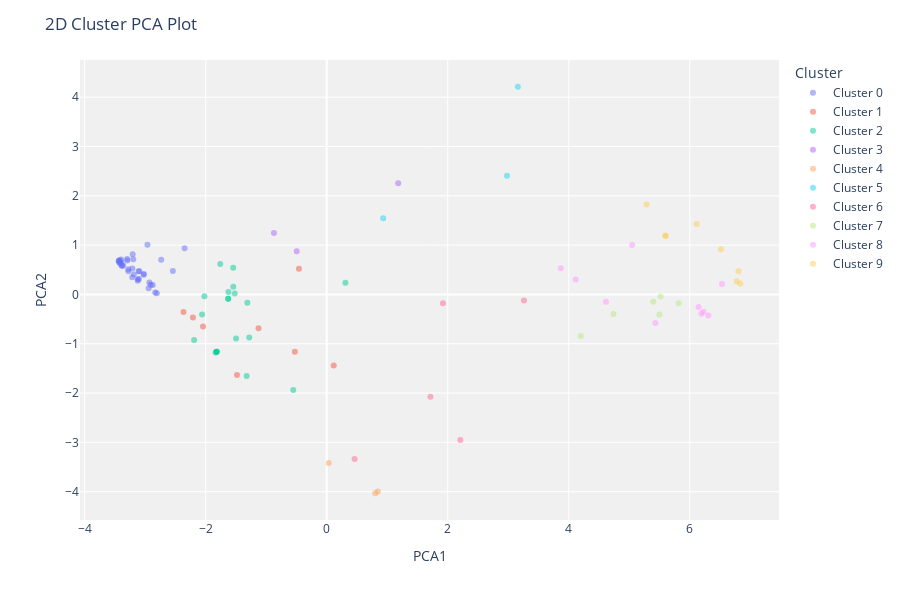

Notebook code cell kept with this figure:
### Code cell
plot_model(model_ap)

### Figure 1 — Plotly figure (JSON) as saved in the notebook; plotly's stock layout.template omitted (floating-point values rounded to 4 significant figures)
{"data": [{"customdata": [[110], [110], [103], [110], [110], [110], [110], [110], [110], [110], [110], [110], [109], [110], [110], [110], [110], [110], [105], [108], [110], [110], [110], [110], [110], [110], [110], [110], [110], [110], [110], [110], [110], [110], [110], [110]], "hovertemplate": "Cluster=Cluster 0<br>PCA1=%{x}<br>PCA2=%{y}<br>Feature=%{customdata[0]}<extra></extra>", "legendgroup": "Cluster 0", "marker": {"color": "#636efa", "opacity": 0.5, "symbol": "circle"}, "mode": "markers", "name": "Cluster 0", "orientation": "v", "showlegend": true, "textposition": "top center", "type": "scatter", "x": [-3.436, -3.108, -2.963, -3.097, -2.931, -3.122, -2.735, -3.106, -2.943, -2.834, -3.025, -2.808, -2.909, -2.543, -2.348, -2.876, -3.122, -3.278, -3.022, -3.28, -3.214, -3.429, -3.421, -3.416, -3.397, -3.382, -3.39, -3.363, -3.438, -3.298, -3.197, -3.212, -3.187, -3.296, -3.207, -3.393], "xaxis": "x", "y": [0.681, 0.4688, 1.006, 0.4687, 0.2406, 0.2781, 0.7013, 0.3115, 0.1255, 0.03679, 0.3972, 0.02255, 0.1936, 0.4728, 0.9347, 0.19, 0.3073, 0.4673, 0.4118, 0.5083, 0.3493, 0.651, 0.6926, 0.6281, 0.7085, 0.5829, 0.5881, 0.5861, 0.6772, 0.7187, 0.7116, 0.5246, 0.4063, 0.6855, 0.8162, 0.6472], "yaxis": "y"}, {"customdata": [[110], [88], [109], [108], [105], [110], [110], [110]], "hovertemplate": "Cluster=Cluster 1<br>PCA1=%{x}<br>PCA2=%{y}<br>Feature=%{customdata[0]}<extra></extra>", "legendgroup": "Cluster 1", "marker": {"color": "#EF553B", "opacity": 0.5, "symbol": "circle"}, "mode": "markers", "name": "Cluster 1", "orientation": "v", "showlegend": true, "textposition": "top center", "type": "scatter", "x": [-1.483, -0.459, -0.5263, 0.1151, -1.127, -2.211, -2.366, -2.044], "xaxis": "x", "y": [-1.633, 0.5197, -1.164, -1.439, -0.6854, -0.467, -0.3586, -0.6504], "yaxis": "y"}, {"customdata": [[87], [102], [110], [107], [98], [98], [110], [105], [110], [110], [110], [97], [110], [108], [110], [110], [110], [110], [103], [110]], "hovertemplate": "Cluster=Cluster 2<br>PCA1=%{x}<br>PCA2=%{y}<br>Feature=%{customdata[0]}<extra></extra>", "legendgroup": "Cluster 2", "marker": {"color": "#00cc96", "opacity": 0.5, "symbol": "circle"}, "mode": "markers", "name": "Cluster 2", "orientation": "v", "showlegend": true, "textposition": "top center", "type": "scatter", "x": [0.3093, -0.553, -1.323, -1.498, -1.628, -1.628, -1.545, -1.28, -1.837, -1.52, -1.624, -1.759, -1.312, -2.022, -1.545, -2.192, -1.819, -1.819, -2.06, -1.819], "xaxis": "x", "y": [0.2351, -1.938, -1.654, -0.8921, -0.08918, -0.08918, 0.1553, -0.8744, -1.177, 0.01847, 0.04936, 0.6162, -0.1697, -0.03781, 0.5397, -0.9228, -1.163, -1.163, -0.4081, -1.163], "yaxis": "y"}, {"customdata": [[110], [79], [110]], "hovertemplate": "Cluster=Cluster 3<br>PCA1=%{x}<br>PCA2=%{y}<br>Feature=%{customdata[0]}<extra></extra>", "legendgroup": "Cluster 3", "marker": {"color": "#ab63fa", "opacity": 0.5, "symbol": "circle"}, "mode": "markers", "name": "Cluster 3", "orientation": "v", "showlegend": true, "textposition": "top center", "type": "scatter", "x": [-0.8718, 1.181, -0.4963], "xaxis": "x", "y": [1.243, 2.256, 0.8738], "yaxis": "y"}, {"customdata": [[108], [110], [110]], "hovertemplate": "Cluster=Cluster 4<br>PCA1=%{x}<br>PCA2=%{y}<br>Feature=%{customdata[0]}<extra></extra>", "legendgroup": "Cluster 4", "marker": {"color": "#FFA15A", "opacity": 0.5, "symbol": "circle"}, "mode": "markers", "name": "Cluster 4", "orientation": "v", "showlegend": true, "textposition": "top center", "type": "scatter", "x": [0.033, 0.8438, 0.8003], "xaxis": "x", "y": [-3.417, -3.995, -4.032], "yaxis": "y"}, {"customdata": [[98], [40], [95]], "hovertemplate": "Cluster=Cluster 5<br>PCA1=%{x}<br>PCA2=%{y}<br>Feature=%{customdata[0]}<extra></extra>", "legendgroup": "Cluster 5", "marker": {"color": "#19d3f3", "opacity": 0.5, "symbol": "circle"}, "mode": "markers", "name": "Cluster 5", "orientation": "v", "showlegend": true, "textposition": "top center", "type": "scatter", "x": [2.979, 3.159, 0.9332], "xaxis": "x", "y": [2.405, 4.211, 1.544], "yaxis": "y"}, {"customdata": [[105], [60], [60], [89], [110]], "hovertemplate": "Cluster=Cluster 6<br>PCA1=%{x}<br>PCA2=%{y}<br>Feature=%{customdata[0]}<extra></extra>", "legendgroup": "Cluster 6", "marker": {"color": "#FF6692", "opacity": 0.5, "symbol": "circle"}, "mode": "markers", "name": "Cluster 6", "orientation": "v", "showlegend": true, "textposition": "top center", "type": "scatter", "x": [2.208, 3.259, 1.92, 1.714, 0.4613], "xaxis": "x", "y": [-2.953, -0.1233, -0.18, -2.073, -3.338], "yaxis": "y"}, {"customdata": [[106], [107], [71], [97], [107], [98]], "hovertemplate": "Cluster=Cluster 7<br>PCA1=%{x}<br>PCA2=%{y}<br>Feature=%{customdata[0]}<extra></extra>", "legendgroup": "Cluster 7", "marker": {"color": "#B6E880", "opacity": 0.5, "symbol": "circle"}, "mode": "markers", "name": "Cluster 7", "orientation": "v", "showlegend": true, "textposition": "top center", "type": "scatter", "x": [5.499, 5.518, 5.396, 5.818, 4.199, 4.738], "xaxis": "x", "y": [-0.4053, -0.04044, -0.1497, -0.1806, -0.8414, -0.3996], "yaxis": "y"}, {"customdata": [[50], [97], [71], [40], [91], [85], [85], [101], [102], [98]], "hovertemplate": "Cluster=Cluster 8<br>PCA1=%{x}<br>PCA2=%{y}<br>Feature=%{customdata[0]}<extra></extra>", "legendgroup": "Cluster 8", "marker": {"color": "#FF97FF", "opacity": 0.5, "symbol": "circle"}, "mode": "markers", "name": "Cluster 8", "orientation": "v", "showlegend": true, "textposition": "top center", "type": "scatter", "x": [4.615, 5.047, 6.226, 6.532, 6.145, 5.431, 4.115, 3.868, 6.191, 6.305], "xaxis": "x", "y": [-0.1492, 1.002, -0.3497, 0.2094, -0.2539, -0.5808, 0.302, 0.5291, -0.3898, -0.4252], "yaxis": "y"}, {"customdata": [[0], [20], [0], [0], [10], [10], [0], [0]], "hovertemplate": "Cluster=Cluster 9<br>PCA1=%{x}<br>PCA2=%{y}<br>Feature=%{customdata[0]}<extra></extra>", "legendgroup": "Cluster 9", "marker": {"color": "#FECB52", "opacity": 0.5, "symbol": "circle"}, "mode": "markers", "name": "Cluster 9", "orientation": "v", "showlegend": true, "textposition": "top center", "type": "scatter", "x": [6.775, 6.835, 6.114, 5.286, 5.599, 5.599, 6.517, 6.806], "xaxis": "x", "y": [0.2653, 0.2238, 1.428, 1.825, 1.192, 1.192, 0.9137, 0.469], "yaxis": "y"}], "layout": {"height": 600, "legend": {"title": {"text": "Cluster"}, "tracegroupgap": 0}, "margin": {"t": 60}, "plot_bgcolor": "rgb(240,240,240)", "title": {"text": "2D Cluster PCA Plot"}, "xaxis": {"anchor": "y", "domain": [0, 1], "title": {"text": "PCA1"}}, "yaxis": {"anchor": "x", "domain": [0, 1], "title": {"text": "PCA2"}}}}
